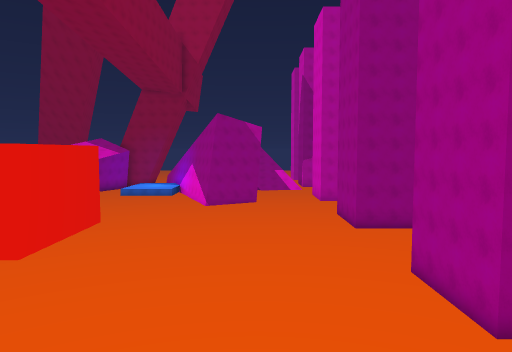
View 1 (above)

24 first-person views from a walk through a 3-D level made in the Unity game engine. The camera is 1.3 m above the floor, tilts 4° down and sees 70° across. The floor is counted in squares, 2 m on a side. Each view is taken from the middle of a square. On the plan, view 1 faces up. The plan holds only what a view shows up to about 11 squares ahead; the rest is blank. The place goes on beyond the plan. The player character is not drawn.

View 2
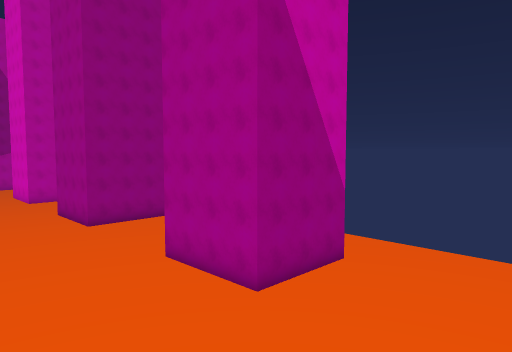

View 3
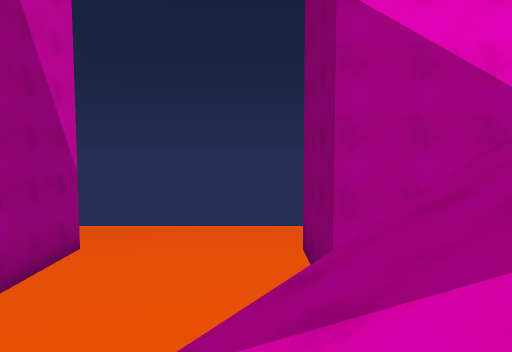

View 4
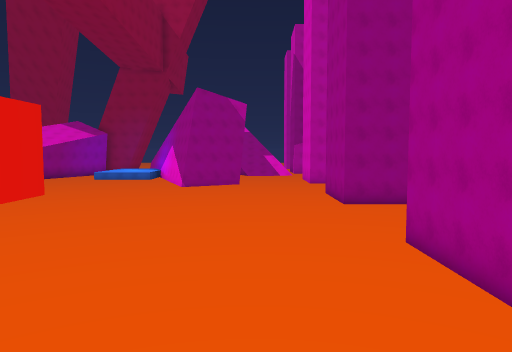

View 5
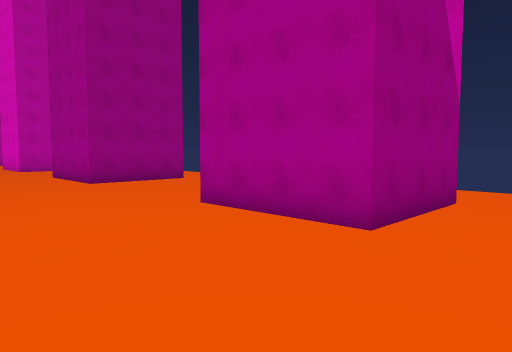

View 6
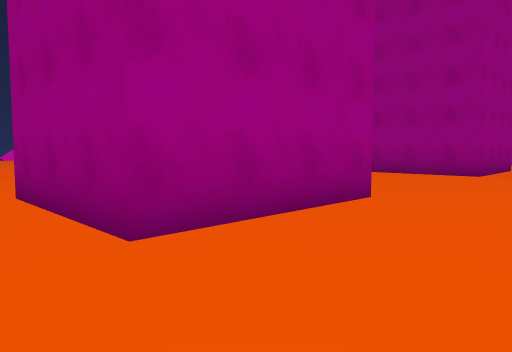

View 7
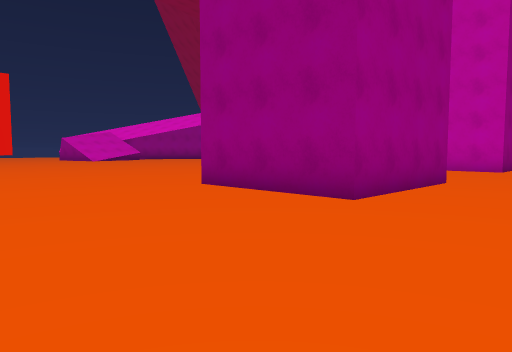

View 8
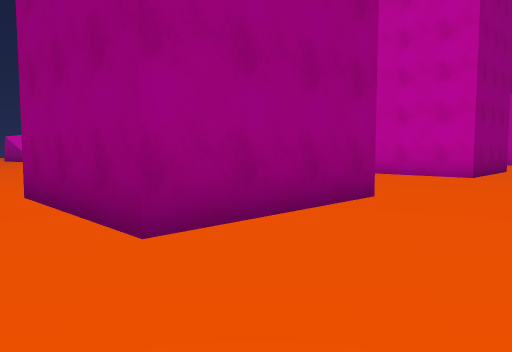

View 9
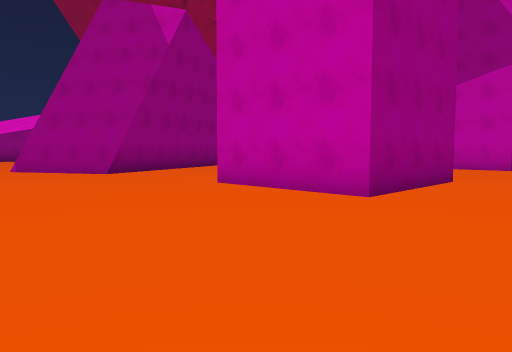

View 10
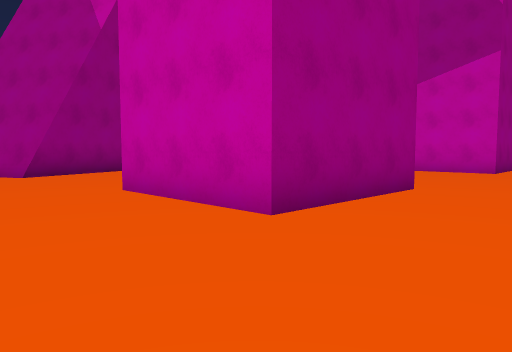

View 11
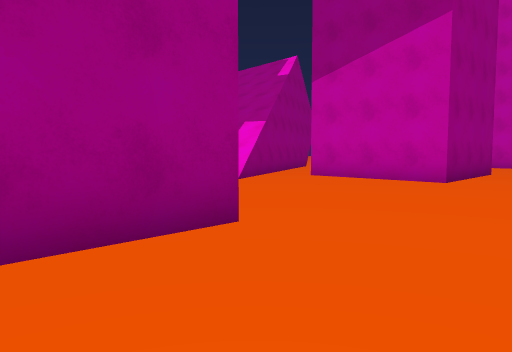

View 12
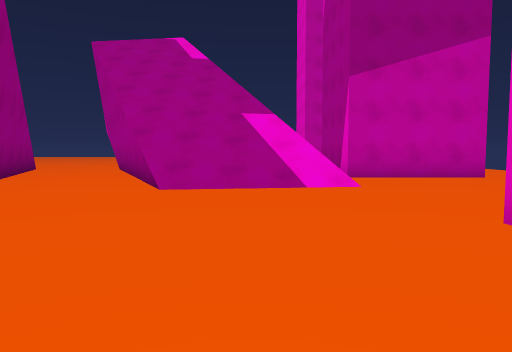

View 13
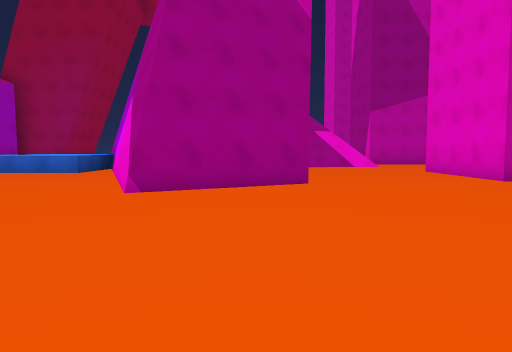

View 14
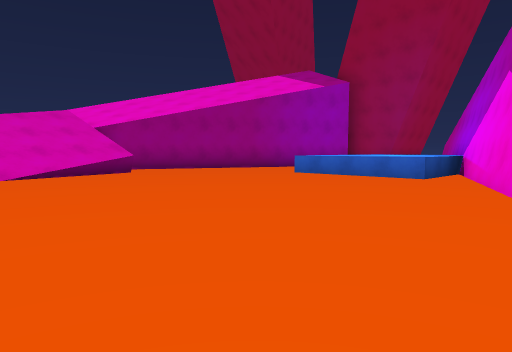

View 15
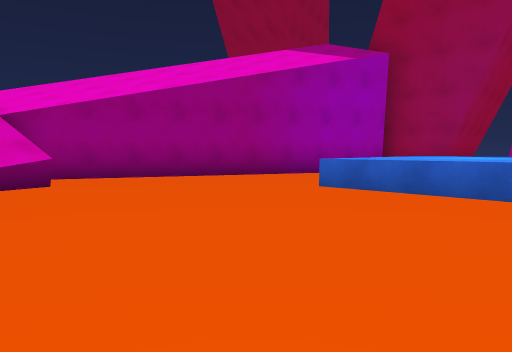

View 16
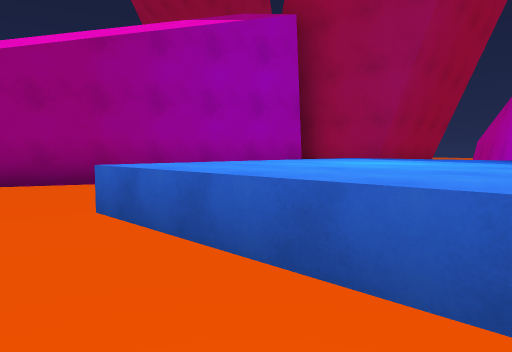

View 17
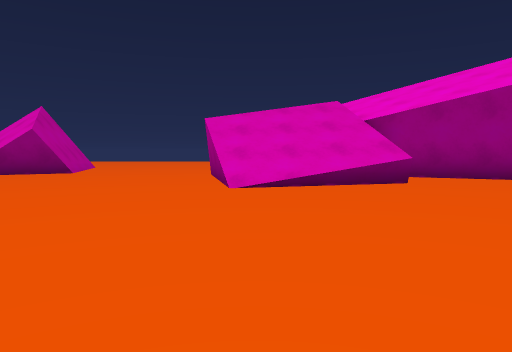

View 18
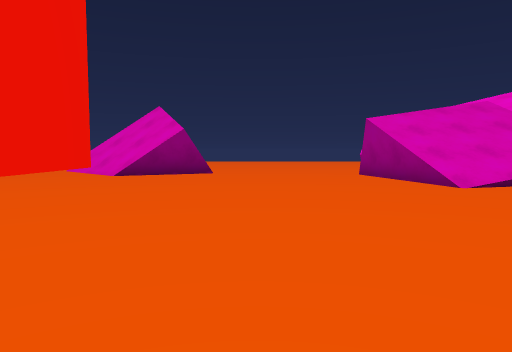

View 19
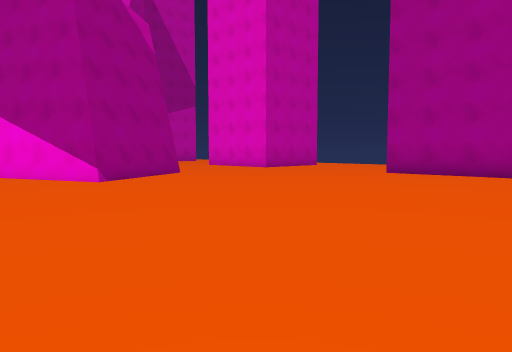

View 20
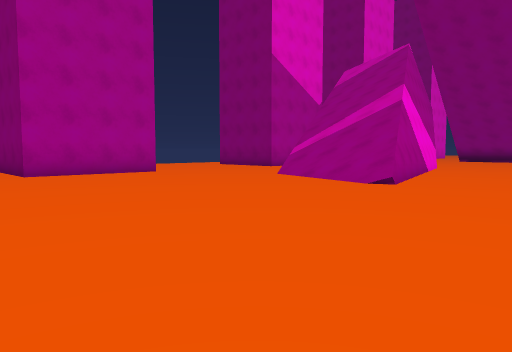

View 21
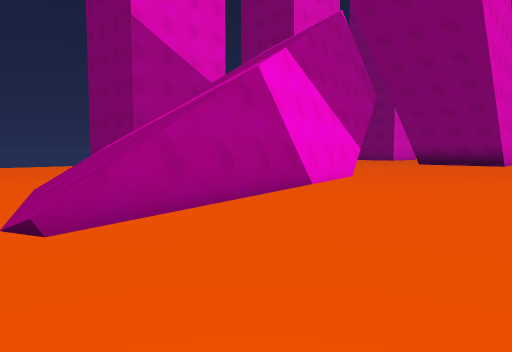

View 22
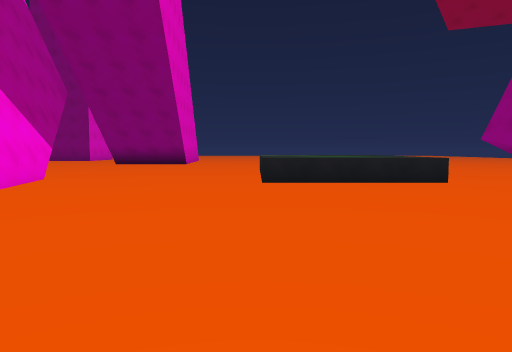

View 23
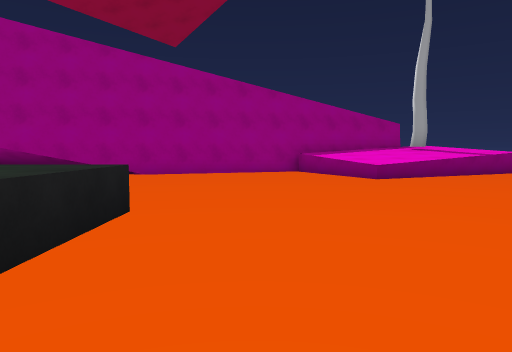

View 24
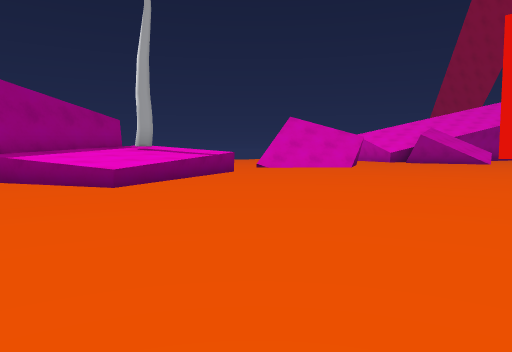

### Floor plan
Key: @ floor where view 1 was taken; # wall or solid block; x gap in a wall; . floor; / step, stairs or slope; = window, fence, low wall or low ledge; ^ raised ledge; v drop or lower ground; O other object.
Columns run from 19 left of view 1 to 10 right of it. Each row starts with its distance up from view 1.
 33         ##      ../////.###..
 32        # x  #   /.////#......
 31        # ^^^^/  /..////......
 30       ## ^^^^v/  .../........
 29       #. ^^^^#/  /...........
 28      ##..^^^^.#   ............
 27      #...^^^^.#v   .....###...
 26      #.........#/  .....###...
 25     ##.........#v v.....###...
 24     #..........##v##....###...
 23    ^#/#.........###...........
 22    ^///.........##............
 21    ^///.......................
 20     ///.......................
 19   ^#/ ..................  ....
 18   ......................###..
 17   ......................###...
 16   ......................###...
 15   ............................
 14   #=.....##  .................
 13   //.....   #.................
 12   //.....   #.................
 11   /......   #............ ....
 10   .......#  #............ ...
  9     ......   ...........###..
  8    ........  ...........###...
  7   ^........   ..........###...
  6  ^^^.......  .................
  5 #O^^....... ....=//...........
  4 #^^^^............////.........
  3  #^^^............#///.........
  2  #^^.............#//// .......
  1   ...............#////  ###...
  0   #...............#@//.
 -1   #...............#////
 -2   #......^^^^.....#v//
 -3   ##.....^^^^.....#
 -4    #  ...    ......
 -5    #  ..     ......
 -6    ##          ...
 -7    #

Where each view was taken, in squares from view 1:
view 1: 0 up, 0 right, facing up
view 2: 1 up, 1 left, facing up-right
view 3: 2 up, 1 left, facing right
view 4: 2 up, 1 right, facing up
view 5: 4 up, 0 right, facing up-right
view 6: 5 up, 10 right, facing up-left
view 7: 11 up, 10 right, facing up-left
view 8: 14 up, 10 right, facing up-left
view 9: 19 up, 10 right, facing up-left
view 10: 21 up, 10 right, facing up-left
view 11: 25 up, 10 right, facing up-left
view 12: 24 up, 2 right, facing up
view 13: 16 up, 1 left, facing up
view 14: 18 up, 3 left, facing up-left
view 15: 21 up, 6 left, facing up-left
view 16: 25 up, 6 left, facing up-left
view 17: 20 up, 6 left, facing left
view 18: 16 up, 6 left, facing left
view 19: 14 up, 6 left, facing up-right
view 20: 12 up, 6 left, facing down-right
view 21: 6 up, 6 left, facing down-right
view 22: 6 up, 6 left, facing down
view 23: 0 up, 6 left, facing left
view 24: 0 up, 8 left, facing up-left
